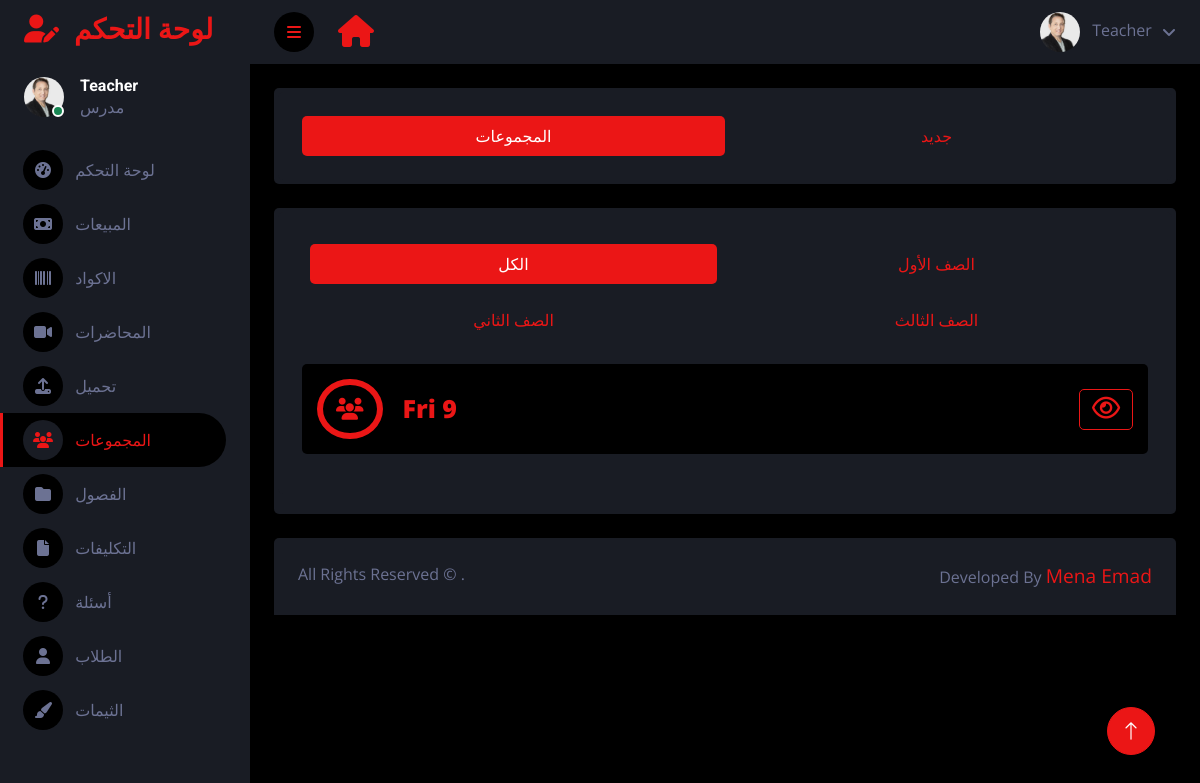
Page /ar/dashboard/groups (signed in) on the committed database.
### main/models.py (models this page shows, shortened)
class Profile(models.Model):
    user = models.ForeignKey(User, on_delete=models.CASCADE , blank=True , null=True)
    id_user = models.IntegerField()
    username = models.CharField(max_length=100, blank=True)
    name = models.CharField(max_length=100, blank=True , null=True)
    image = models.ImageField(upload_to='profile_images', default='blank-profile-picture.jpg' , blank=True , null=True)
    phone = models.CharField(max_length=100, blank=True , null=True)
    school = models.TextField(blank=True)
    location = models.CharField(max_length=100, blank=True)
    class years(models.TextChoices):
        first = 'first',
        second = 'second',
        third = 'third',
        none = 'none',
    year = models.CharField(max_length=25, choices=years.choices, default=years.none,  blank=True , null=True)
    money = models.IntegerField(editable=True , default='0')
    no_of_buys = models.IntegerField(default=0)
    true_answers = models.IntegerField(default=0)
    public = models.BooleanField(default=True)
    join_date = models.DateTimeField(default=datetime.now)
    premium = models.BooleanField(default=True)
    instructor = models.BooleanField(default=False)
    admin = models.BooleanField(default=False)
    code = models.CharField(blank=True , max_length=100)
    no_of_sells = models.IntegerField(default=0)

class Group(models.Model):
    id = models.UUIDField(primary_key=True, default=uuid.uuid4)
    user = models.ForeignKey(User, on_delete=models.CASCADE , blank=True , null=True)
    user_name = models.CharField(max_length=100 , blank=True)
    title = models.CharField(blank=True , max_length=100)
    code = models.CharField(blank=True , max_length=100 )
    created_at = models.DateTimeField(default=datetime.now)
    last_update = models.DateTimeField(default=datetime.now)
    no_of_lectures = models.IntegerField(default=0)
    no_of_students = models.IntegerField(default=0)
    no_of_messages = models.IntegerField(default=0)
    no_of_requests = models.IntegerField(default=0)
    class years(models.TextChoices):
        first = 'first',
        second = 'second',
        third = 'third',
    year = models.CharField(max_length=25, choices=years.choices, default=years.first,  blank=True)
    link = models.CharField(max_length=100, blank=True)
    slug = models.SlugField(blank=True, null=True)
    qr_code = models.ImageField(upload_to='qr-codes' , default='blank-lecture.jpeg')
    class Meta:
        verbose_name = ("Group")
        verbose_name_plural = ("Groups")

### dashboard/views.py (the view, shortened to what this page needs)
# urls.py: path('dashboard/groups' , views.dashboard_groups , name="dashboard-groups"),
@login_required(login_url='register')
def dashboard_groups(request ):
    if User.objects.filter(username=request.user.username).first():
        user_object = User.objects.get(username=request.user.username)
        user_profile = Profile.objects.get(user=user_object)
        notifications_count = Notification.objects.filter(user=request.user).count()
    else:
        user_profile = ''
        notifications_count = ''
    groups = Group.objects.filter(user=request.user).order_by('-last_update')
    return render(request, 'dark/groups.html', {'user_profile': user_profile, 'groups':groups , 'notifications' : notifications_count })

### templates/dark/groups.html (shortened to what this page needs)
{% extends "base-dark.html" %}
{% load static %}
{% block content%}
<body>
    <div class="container-fluid position-relative d-flex p-0">
        <div class="sidebar pe-4 pb-3" style="overflow-y:hidden;">
            <nav class="navbar bg-secondary navbar-dark">
                <a href="/dashboard" class="navbar-brand mx-4 mb-3">
                    <h3 class="text-primary"><i class="fa fa-user-edit me-2"></i>
                        {% if LANGUAGE_CODE == 'ar' %}لوحة التحكم{% else %}Dashboard{% endif %}
                    </h3>
                </a>
                <div class="d-flex align-items-center ms-4 mb-4">
                    <div class="position-relative">
                        {% if user_profile.image %}
                        <img class="rounded-circle" src="{{user_profile.image.url}}" alt=""
                            style="width: 40px; height: 40px;">
                        {% else %}
                        <img class="rounded-circle" src="{% static 'images/default-profile-image.jpg' %}" alt=""
                            style="width: 40px; height: 40px;">
                        {% endif %}
                        <div
                            class="bg-success rounded-circle border border-2 border-white position-absolute end-0 bottom-0 p-1">
                        </div>
                    </div>
                    <div class="ms-3">
                        <h6 class="mb-0">{{user_profile.name}}</h6>
                        {% if user_profile.instructor == True %}
                        <span>{% if LANGUAGE_CODE == 'ar' %}مدرس{% else %}Instructor{% endif %}</span>
                        {% else %}
                        <span>{% if LANGUAGE_CODE == 'ar' %}طالب{% else %}Student{% endif %}</span>
                        {% endif %}
                    </div>
                </div>
                <div class="navbar-nav w-100">
                    <a href="{% url 'dashboard-page' %}" class="nav-item nav-link"><i
                            class="fa fa-tachometer-alt me-2"></i>
                        {% if LANGUAGE_CODE == 'ar' %}لوحة التحكم{% else %}Dashboard{% endif %}
                    </a>
                    <a href="{% url 'dashboard-sales' %}" class="nav-item nav-link "><i
                            class="fa fa-money-bill me-2"></i>
                        {% if LANGUAGE_CODE == 'ar' %}المبيعات{% else %}Sales{% endif %}
                    </a>
                    <a href="{% url 'dashboard-codes' %}" class="nav-item nav-link "><i class="fa fa-barcode me-2"></i>
                        {% if LANGUAGE_CODE == 'ar' %}الاكواد{% else %}Codes{% endif %}
                    </a>
                    <a href="{% url 'dashboard-lectures' %}" class="nav-item nav-link"><i class="fa fa-video me-2"></i>
                        {% if LANGUAGE_CODE == 'ar' %}المحاضرات{% else %}Lectures{% endif %}
                    </a>
                    <a href="{% url 'dashboard-upload-page' %}" class="nav-item nav-link "><i
                            class="fa fa-upload me-2"></i>
                        {% if LANGUAGE_CODE == 'ar' %}تحميل{% else %}Upload{% endif %}
                    </a>
                    <a href="{% url 'dashboard-groups' %}" class="nav-item nav-link active"><i
                            class="fa fa-users me-2"></i>
                        {% if LANGUAGE_CODE == 'ar' %}المجموعات{% else %}Groups{% endif %}
                    </a>
                    <a href="{% url 'dashboard-chapters' %}" class="nav-item nav-link ">
                        <i class="fa fa-folder me-2"></i>
                        {% if LANGUAGE_CODE == 'ar' %}الفصول{% else %}Chapters{% endif %}
                    </a>
                    <a href="/dashboard/assignments" class="nav-item nav-link "><i class="fa fa-file me-2"></i>
                        {% if LANGUAGE_CODE == 'ar' %}التكليفات{% else %}Assignments{% endif %}
                    </a>
                    <a href="{% url 'dashboard-questions' %}" class="nav-item nav-link "><i
                            class="fa fa-question me-2"></i>
                        {% if LANGUAGE_CODE == 'ar' %}أسئلة{% else %}Questions{% endif %}
                    </a>
                    <a href="{% url 'dashboard-students' %}" class="nav-item nav-link "><i class="fa fa-user me-2"></i>
                        {% if LANGUAGE_CODE == 'ar' %}الطلاب{% else %}Students{% endif %}
                    </a>
                    <a href="{% url 'dashboard-themes' %}" class="nav-item nav-link "><i
                            class="fa fa-paint-brush me-2"></i>
                        {% if LANGUAGE_CODE == 'ar' %}الثيمات{% else %}Themes{% endif %}
                    </a>
                </div>
            </nav>
        </div>
        <div class="content">
            <nav class="navbar navbar-expand bg-secondary navbar-dark sticky-top px-4 py-0">
                <a href="#" class="sidebar-toggler flex-shrink-0 me-4">
                    <i class="fa fa-bars"></i>
                </a>
                <a href="/" class="navbar-brand d-flex ">
                    <h2 class="text-primary mb-0"><i class="fa fa-home"></i></h2>
                </a>
                <div class="navbar-nav align-items-center ms-auto">
                    <div class="nav-item dropdown">
                        <a href="#" class="nav-link dropdown-toggle" data-bs-toggle="dropdown">
                            {% if user_profile.image %}
                            <img class="rounded-circle me-lg-2" src="{{user_profile.image.url}}" alt=""
                                style="width: 40px; height: 40px;">
                            {% else %}
                            <img class="rounded-circle me-lg-2" src="{% static 'images/default-profile-image.jpg' %}"
                                alt="" style="width: 40px; height: 40px;">
                            {% endif %}
                            <span class="d-none d-lg-inline-flex">
                                {% if LANGUAGE_CODE == 'ar' %}{{user_profile.name}}{% else %}{{user_profile.name}}{% endif %}
                            </span>
                        </a>
                    </div>
                </div>
            </nav>
            <div class="container-fluid pt-4 px-4">
                <div class="bg-secondary rounded p-1">
                    <div class="col-12">
                        <div class="bg-secondary rounded h-100 p-4">
                            <ul class="nav nav-pills" id="pills-tab" role="tablist">
                                <li class="nav-item" role="presentation" style="width: 50%;">
                                    <button class="nav-link active w-100" id="pills-home-tab" data-bs-toggle="pill"
                                        data-bs-target="#lecture" type="button" role="tab" aria-controls="pills-home"
                                        aria-selected="true">{% if LANGUAGE_CODE == 'ar' %}المجموعات{% else %}Groups{% endif %}</button>
                                </li>
                                <li class="nav-item" role="presentation" style="width: 50%;">
                                    <button class="nav-link w-100" id="pills-profile-tab" data-bs-toggle="pill"
                                        data-bs-target="#assignment" type="button" role="tab"
                                        aria-controls="pills-profile"
                                        aria-selected="false">{% if LANGUAGE_CODE == 'ar' %}جديد{% else %}New{% endif %}</button>
                                </li>
                            </ul>
                        </div>
                    </div>
                </div>
            </div>
            <div class="container-fluid pt-4 px-4">
                <div class="bg-secondary rounded p-1">
                    <div class="col-12 mb-3" style="overflow: hidden;">
                        <div class="bg-secondary rounded h-100 p-2 p-md-4">
                            <ul class="nav nav-pills mb-3" id="pills-tab" role="tablist">
                                <li class="nav-item p-2" role="presentation" style="width: 50%;">
                                    <button class="nav-link active w-100" id="pills-home-tab" data-bs-toggle="pill"
                                        data-bs-target="#all" type="button" role="tab" aria-controls="pills-home"
                                        aria-selected="true">{% if LANGUAGE_CODE == 'ar' %}الكل{% else %}All{% endif %}</button>
                                </li>
                                <li class="nav-item p-2" role="presentation" style="width: 50%;">
                                    <button class="nav-link w-100" id="pills-profile-tab" data-bs-toggle="pill"
                                        data-bs-target="#first" type="button" role="tab" aria-controls="pills-profile"
                                        aria-selected="false">{% if LANGUAGE_CODE == 'ar' %}الصف الأول{% else %}First
                                        Secondary{% endif %}</button>
                                </li>
                                <li class="nav-item p-2" role="presentation" style="width: 50%;">
                                    <button class="nav-link w-100" id="pills-profile-tab" data-bs-toggle="pill"
                                        data-bs-target="#second" type="button" role="tab" aria-controls="pills-profile"
                                        aria-selected="false">{% if LANGUAGE_CODE == 'ar' %}الصف الثاني{% else %}Second
                                        Secondary{% endif %}</button>
                                </li>
                                <li class="nav-item p-2" role="presentation" style="width: 50%;">
                                    <button class="nav-link w-100" id="pills-profile-tab" data-bs-toggle="pill"
                                        data-bs-target="#third" type="button" role="tab" aria-controls="pills-profile"
                                        aria-selected="false">{% if LANGUAGE_CODE == 'ar' %}الصف الثالث{% else %}Third
                                        Secondary{% endif %}</button>
                                </li>
                            </ul>
                            <div class="tab-content" id="pills-tabContent">
                                <div class="tab-pane fade show active" id="all" role="tabpanel"
                                    aria-labelledby="pills-home-tab">
                                    {% if groups %}
                                    {% for x in groups %}
                                    <div class="rounded mb-3 d-none d-md-block"
                                        style="padding: 15px; background-color: #000000;">
                                        <div class=""
                                            style="width: 100%; font-size: 22px; font-weight: bold; display: flex; justify-content: space-between;">
                                            <div style="display: flex; flex-direction: row;">
                                                <div
                                                    style="margin-right: 20px; border: #eb1616 6px solid; padding: 13px 13px; border-radius: 60%; display: flex; justify-content: center; align-items: center;">
                                                    <i class="fa fa-users" style="color: #eb1616;"></i>
                                                </div>
                                                <div
                                                    style="display: flex; align-items: center; color: #eb1616; font-size: 25px; font-weight: 900;">
                                                    {{x.title}}
                                                </div>
                                            </div>
                                            <div style="display: flex; align-items: center;">
                                                <a class="btn btn-outline-primary"
                                                    href="{% url 'group-details' x.id %}">
                                                    <i class="fa fa-eye" style="font-size: 25px;"></i>
                                                </a>
                                            </div>
                                        </div>
                                    </div>
                                    {% endfor %}
                                    {% endif %}
                                </div>
                            </div>
                        </div>
                    </div>
                </div>
            </div>
            <div class="container-fluid pt-4 px-4">
                <div class="bg-secondary rounded-top p-4">
                    <div class="row">
                        <div class="col-12 col-sm-6 text-center text-sm-start">
                            All Rights Reserved &copy; .
                        </div>
                        <div class="col-12 col-sm-6 text-center text-sm-end">
                            Developed By <a href="https://www.facebook.com/bondok.emad" style="font-size: larger;">Mena
                                Emad</a>
                        </div>
                    </div>
                </div>
            </div>
        </div>
        <a href="#" class="btn btn-lg btn-primary btn-lg-square back-to-top"><i class="bi bi-arrow-up"></i></a>
    </div>
</body>
{% endblock content %}

### rows in the picture
Profile: image (picture), name "Teacher"
Group: title "Fri 9"
